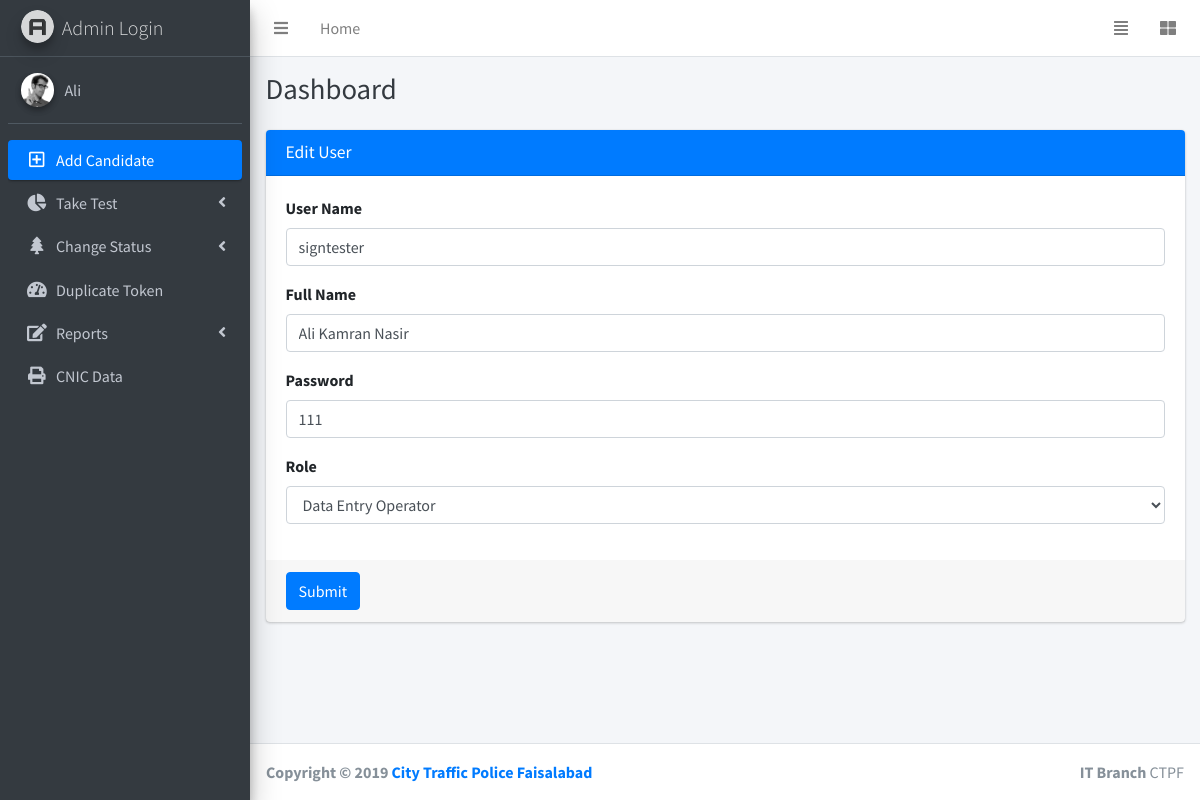
The app's page /editUser.php?userID=11 (signed in) with its own data.
### tables this page shows
CREATE TABLE `users` (
  `id` int(100) NOT NULL,
  `username` varchar(100) NOT NULL,
  `email` varchar(100) NOT NULL,
  `password` varchar(100) NOT NULL,
  `role` varchar(100) NOT NULL,
  `date` timestamp NOT NULL DEFAULT current_timestamp()
);

### editUser.php (the view, shortened to what this page needs)
<?php session_start();
require_once('sessionSet.php');
?>
            <!DOCTYPE html>
            <html>
            <head>
                <link rel="stylesheet" href="plugins/fontawesome-free/css/all.min.css">
                <link rel="stylesheet" href="https://code.ionicframework.com/ionicons/2.0.1/css/ionicons.min.css">
                <link rel="stylesheet" href="plugins/tempusdominus-bootstrap-4/css/tempusdominus-bootstrap-4.min.css">
                <link rel="stylesheet" href="plugins/icheck-bootstrap/icheck-bootstrap.min.css">
                <link rel="stylesheet" href="plugins/jqvmap/jqvmap.min.css">
                <link rel="stylesheet" href="dist/css/adminlte.min.css">
                <link rel="stylesheet" href="plugins/overlayScrollbars/css/OverlayScrollbars.min.css">
                <link rel="stylesheet" href="plugins/daterangepicker/daterangepicker.css">
                <link rel="stylesheet" href="plugins/summernote/summernote-bs4.css">
                <link href="https://fonts.googleapis.com/css?family=Source+Sans+Pro:300,400,400i,700" rel="stylesheet"> </head>
            <body class="hold-transition sidebar-mini layout-fixed">
                <div class="wrapper">
                    <?php include('topNav.php') ?>
                        <?php include ('sidebar.php')?>
                            <div class="content-wrapper">
                                <div class="content-header">
                                    <div class="container-fluid">
                                        <div class="row mb-2">
                                            <div class="col-sm-6">
                                                <h1 class="m-0 text-dark">Dashboard</h1> </div>
                                        </div>
                                    </div>
                                </div>
                                <section class="content">
                                    <div class="container-fluid">
                                        <div class="row">
                                            <div class="col-12">
                                                <div class="card card-primary">
                                                    <div class="card-header">
                                                        <h3 class="card-title">Edit User</h3> </div>
                                                    <?php
                                    if(isset($_GET['userID']))
                                    {
                                        $complaintID =  $_GET['userID'];
                                        $complaintDataQ = "select * from users where id='$complaintID'";
                                        $complaintDataQR = mysqli_query($con,$complaintDataQ);
                                        $complaintDataRow = mysqli_fetch_assoc($complaintDataQR);
                                        $userFullName=$complaintDataRow['username'];
                                        $userEmail = $complaintDataRow['email'];
                                        $userPassword = $complaintDataRow['password'];
                                    }
                                ?>
                                                        <form role="form" method="post" action="addUsers.php">
                                                            <div class="card-body">
                                                                <div class="form-group">
                                                                    <label for="InputEmail">User Name</label>
                                                                    <input type="text" class="form-control" id="InputEmail" placeholder="Enter User Name" name="email" value="<?php echo $userEmail; ?>"> </div>
                                                                <div class="form-group">
                                                                    <label for="InputFullName">Full Name</label>
                                                                    <input type="text" class="form-control" id="InputFullName" placeholder="Enter email" name="username" value="<?php echo $userFullName; ?>"> </div>
                                                                <div class="form-group">
                                                                    <label for="InputPassword">Password</label>
                                                                    <input type="text" class="form-control" id="InputPassword" placeholder="Password" name="password" value="<?php echo $userPassword; ?>"> </div>
                                                                <div class="form-group">
                                                                    <label for="InputRole">Role</label>
                                                                    <select class="form-control" id="InputRole" name="role">
                                                                        <option selected="selected" data-select2-id="1" value="DEO">Data Entry Operator</option>
                                                                    </select>
                                                                </div>
                                                            </div>
                                                            <div class="card-footer">
                                                                <button type="submit" class="btn btn-primary" name="submit">Submit</button>
                                                            </div>
                                                        </form>
                                                </div>
                                            </div>
                                        </div>
                                    </div>
                                </section>
                            </div>
                            <?php include ('footer.php')?>
                </div>
            </body>
            </html>

### records on screen
users: email "signtester", username "Ali Kamran Nasir", password "111"

### other values on screen
$userRole "Admin"
$userName "Ali"
